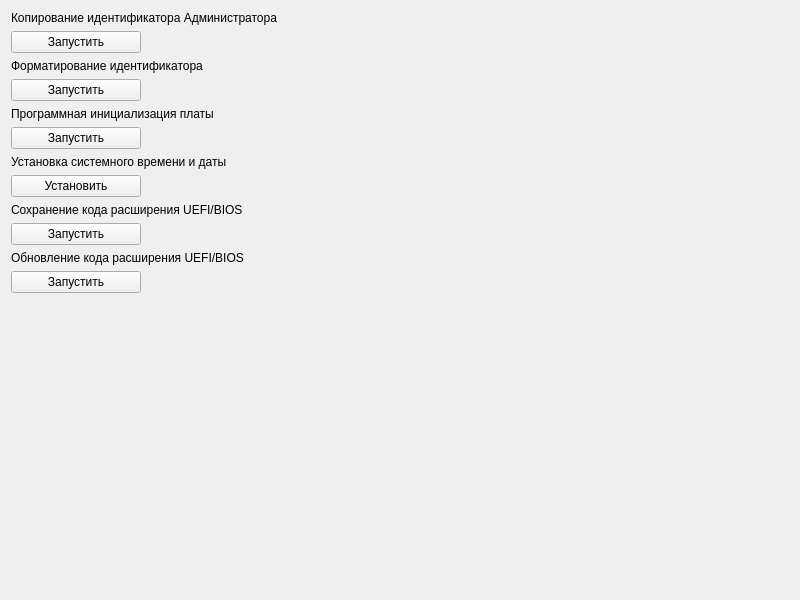
<?xml version="1.0" encoding="UTF-8"?>
<ui version="4.0">
 <class>Form</class>
 <widget class="QWidget" name="Form">
  <property name="geometry">
   <rect>
    <x>0</x>
    <y>0</y>
    <width>800</width>
    <height>600</height>
   </rect>
  </property>
  <property name="windowTitle">
   <string>Form</string>
  </property>
  <layout class="QVBoxLayout" name="verticalLayout_2">
   <item>
    <layout class="QVBoxLayout" name="verticalLayout">
     <item>
      <widget class="QLabel" name="copy_id_label">
       <property name="text">
        <string>Копирование идентификатора Администратора</string>
       </property>
      </widget>
     </item>
     <item>
      <widget class="QPushButton" name="copy_id_push_button">
       <property name="sizePolicy">
        <sizepolicy hsizetype="Fixed" vsizetype="Fixed">
         <horstretch>0</horstretch>
         <verstretch>0</verstretch>
        </sizepolicy>
       </property>
       <property name="minimumSize">
        <size>
         <width>130</width>
         <height>0</height>
        </size>
       </property>
       <property name="text">
        <string>Запустить</string>
       </property>
      </widget>
     </item>
     <item>
      <widget class="QLabel" name="format_id_label">
       <property name="text">
        <string>Форматирование идентификатора</string>
       </property>
      </widget>
     </item>
     <item>
      <widget class="QPushButton" name="format_id_push_button">
       <property name="sizePolicy">
        <sizepolicy hsizetype="Fixed" vsizetype="Fixed">
         <horstretch>0</horstretch>
         <verstretch>0</verstretch>
        </sizepolicy>
       </property>
       <property name="minimumSize">
        <size>
         <width>130</width>
         <height>0</height>
        </size>
       </property>
       <property name="text">
        <string>Запустить</string>
       </property>
      </widget>
     </item>
     <item>
      <widget class="QLabel" name="board_init_label">
       <property name="text">
        <string>Программная инициализация платы</string>
       </property>
      </widget>
     </item>
     <item>
      <widget class="QPushButton" name="board_init_push_button">
       <property name="sizePolicy">
        <sizepolicy hsizetype="Fixed" vsizetype="Fixed">
         <horstretch>0</horstretch>
         <verstretch>0</verstretch>
        </sizepolicy>
       </property>
       <property name="minimumSize">
        <size>
         <width>130</width>
         <height>0</height>
        </size>
       </property>
       <property name="text">
        <string>Запустить</string>
       </property>
      </widget>
     </item>
     <item>
      <widget class="QLabel" name="set_datetime_label">
       <property name="text">
        <string>Установка системного времени и даты</string>
       </property>
      </widget>
     </item>
     <item>
      <widget class="QPushButton" name="set_datetime_push_button">
       <property name="sizePolicy">
        <sizepolicy hsizetype="Fixed" vsizetype="Fixed">
         <horstretch>0</horstretch>
         <verstretch>0</verstretch>
        </sizepolicy>
       </property>
       <property name="minimumSize">
        <size>
         <width>130</width>
         <height>0</height>
        </size>
       </property>
       <property name="text">
        <string>Установить</string>
       </property>
      </widget>
     </item>
     <item>
      <widget class="QLabel" name="save_bios_label">
       <property name="text">
        <string>Сохранение кода расширения UEFI/BIOS</string>
       </property>
      </widget>
     </item>
     <item>
      <widget class="QPushButton" name="save_bios_push_button">
       <property name="sizePolicy">
        <sizepolicy hsizetype="Fixed" vsizetype="Fixed">
         <horstretch>0</horstretch>
         <verstretch>0</verstretch>
        </sizepolicy>
       </property>
       <property name="minimumSize">
        <size>
         <width>130</width>
         <height>0</height>
        </size>
       </property>
       <property name="text">
        <string>Запустить</string>
       </property>
      </widget>
     </item>
     <item>
      <widget class="QLabel" name="update_bios_label">
       <property name="text">
        <string>Обновление кода расширения UEFI/BIOS</string>
       </property>
      </widget>
     </item>
     <item>
      <widget class="QPushButton" name="update_bios_push_button">
       <property name="sizePolicy">
        <sizepolicy hsizetype="Fixed" vsizetype="Fixed">
         <horstretch>0</horstretch>
         <verstretch>0</verstretch>
        </sizepolicy>
       </property>
       <property name="minimumSize">
        <size>
         <width>130</width>
         <height>0</height>
        </size>
       </property>
       <property name="text">
        <string>Запустить</string>
       </property>
      </widget>
     </item>
    </layout>
   </item>
   <item>
    <spacer name="verticalSpacer">
     <property name="orientation">
      <enum>Qt::Vertical</enum>
     </property>
     <property name="sizeHint" stdset="0">
      <size>
       <width>20</width>
       <height>133</height>
      </size>
     </property>
    </spacer>
   </item>
  </layout>
 </widget>
 <resources/>
 <connections/>
</ui>
